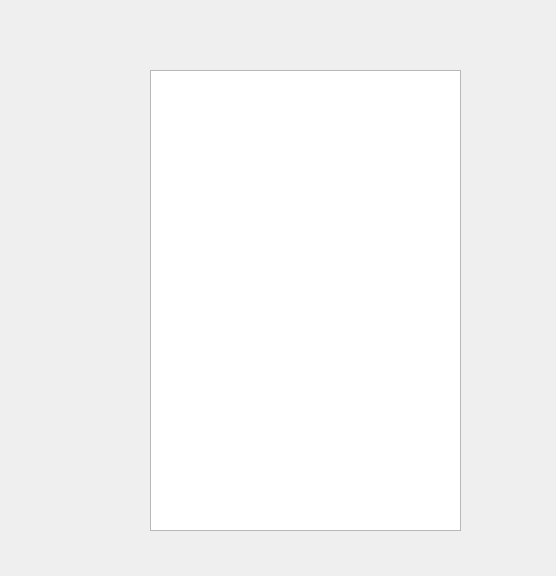
<?xml version="1.0" encoding="UTF-8"?>
<ui version="4.0">
 <class>Form</class>
 <widget class="QWidget" name="Form">
  <property name="geometry">
   <rect>
    <x>0</x>
    <y>0</y>
    <width>556</width>
    <height>576</height>
   </rect>
  </property>
  <property name="windowTitle">
   <string>Form</string>
  </property>
  <widget class="QListWidget" name="listWidget">
   <property name="geometry">
    <rect>
     <x>150</x>
     <y>70</y>
     <width>311</width>
     <height>461</height>
    </rect>
   </property>
  </widget>
 </widget>
 <resources/>
 <connections/>
</ui>
